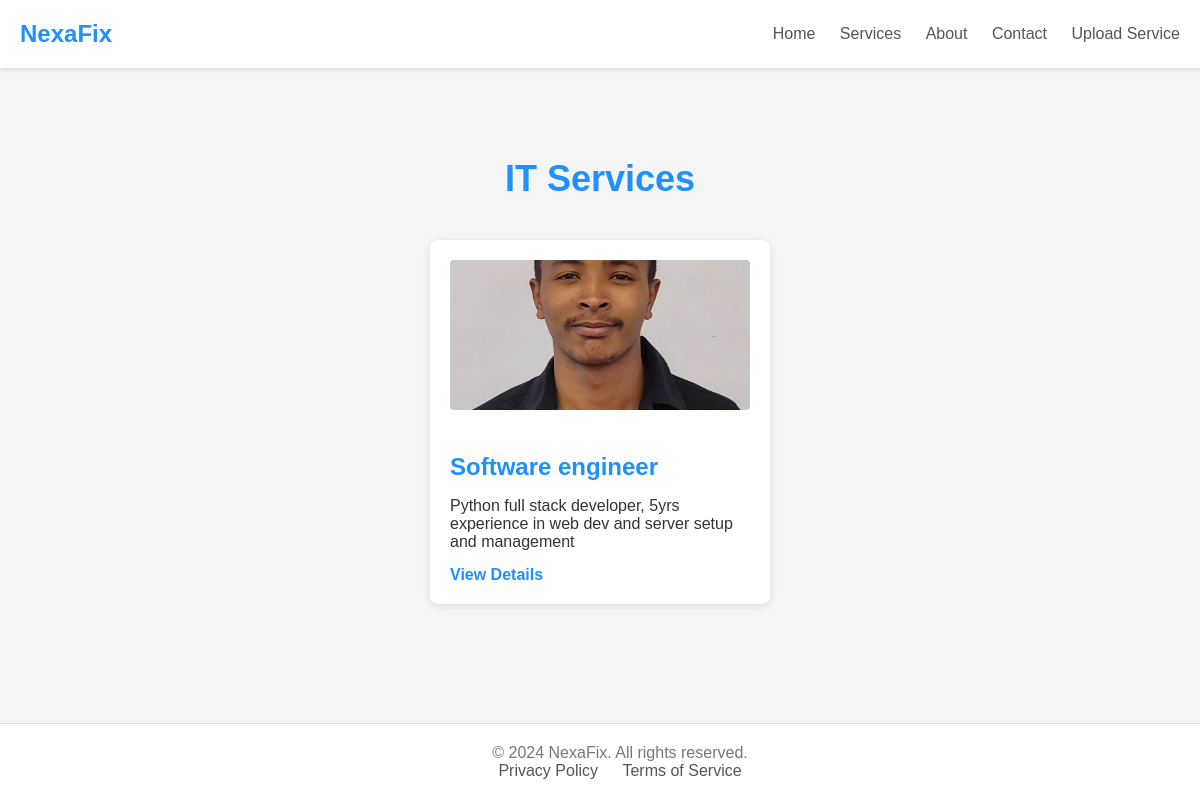
The page /category/IT/ on the database as committed earlier.
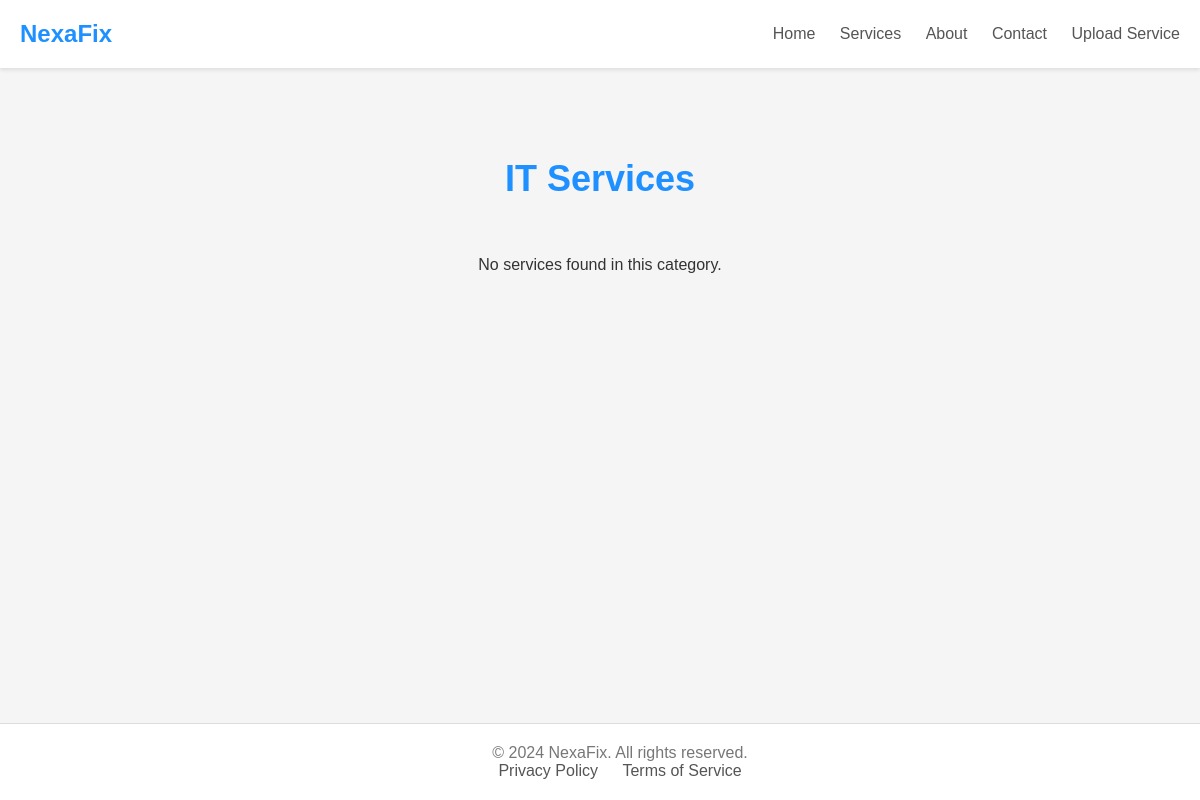
The same page on the database as committed later.
### maze/models.py (models this page shows, shortened)
class Service(models.Model):
    title = models.CharField(max_length=200)
    description = models.TextField()
    subcategory = models.ForeignKey(SubCategory, on_delete=models.CASCADE)
    file = models.FileField(upload_to='services/', null=True, blank=True)
    image = models.ImageField(upload_to='images/', null=True, blank=True)
    created_at = models.DateTimeField(auto_now_add=True)

### maze/views.py (the view)
# urls.py: path('category/<str:category_str>/', views.category_services, name='category_services'),  # This is for categories
def category_services(request, category_str):
    category = get_object_or_404(Category, name__iexact=category_str)
    services = Service.objects.filter(subcategory__category=category)
    return render(request, 'category_services.html', {'category': category, 'services': services})

### maze/templates/category_services.html (shortened to what this page needs)
<!DOCTYPE html>
<html lang="en">
<head>
    {% load static %}
</head>
<body>
    <header>
        <div class="header-container">
            <a href="/home" class="header-logo">NexaFix</a>
            <nav class="nav-links">
                <a href="/homez">Home</a>
                <a href="#">Services</a>
                <a href="#">About</a>
                <a href="#">Contact</a>
                <a href="#">Upload Service</a>
            </nav>
        </div>
    </header>
    <section class="services-section">
        <h2>{{ category.name }} Services</h2>
        <div class="services-list">
            {% for service in services %}
            <div class="service-item">
                <img src="{{ service.image.url }}" alt="{{ service.title }}">
                <h3>{{ service.title }}</h3>
                <p>{{ service.description|truncatewords:15 }}</p>
                <a href="{% url 'service_detail' service.id %}">View Details</a>
            </div>
            {% empty %}
            <p style="text-align: center; width: 100%;">No services found in this category.</p>
            {% endfor %}
        </div>
    </section>
    <footer>
        <p>&copy; 2024 NexaFix. All rights reserved.</p>
        <div class="footer-links">
            <a href="#">Privacy Policy</a>
            <a href="#">Terms of Service</a>
        </div>
    </footer>
</body>
</html>

Rows that differ between the two databases and show on the page:
removed Service: image (picture), title "Software engineer", description "Python full stack developer, 5yrs experience in web dev and server setup and management"
Other text that changed with them:
text now shown: "No services found in this category."
